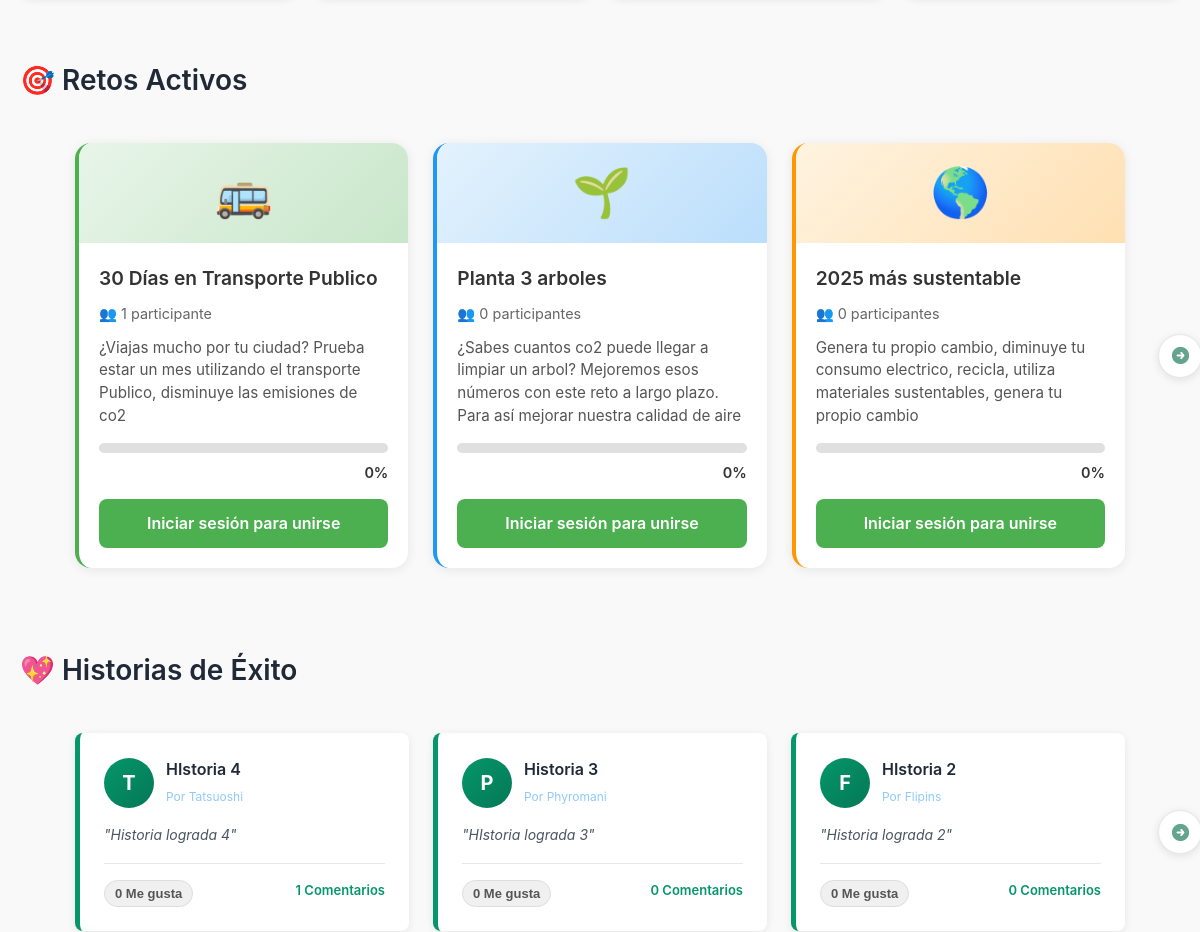
Page /community/ (middle part) on the earlier database version.
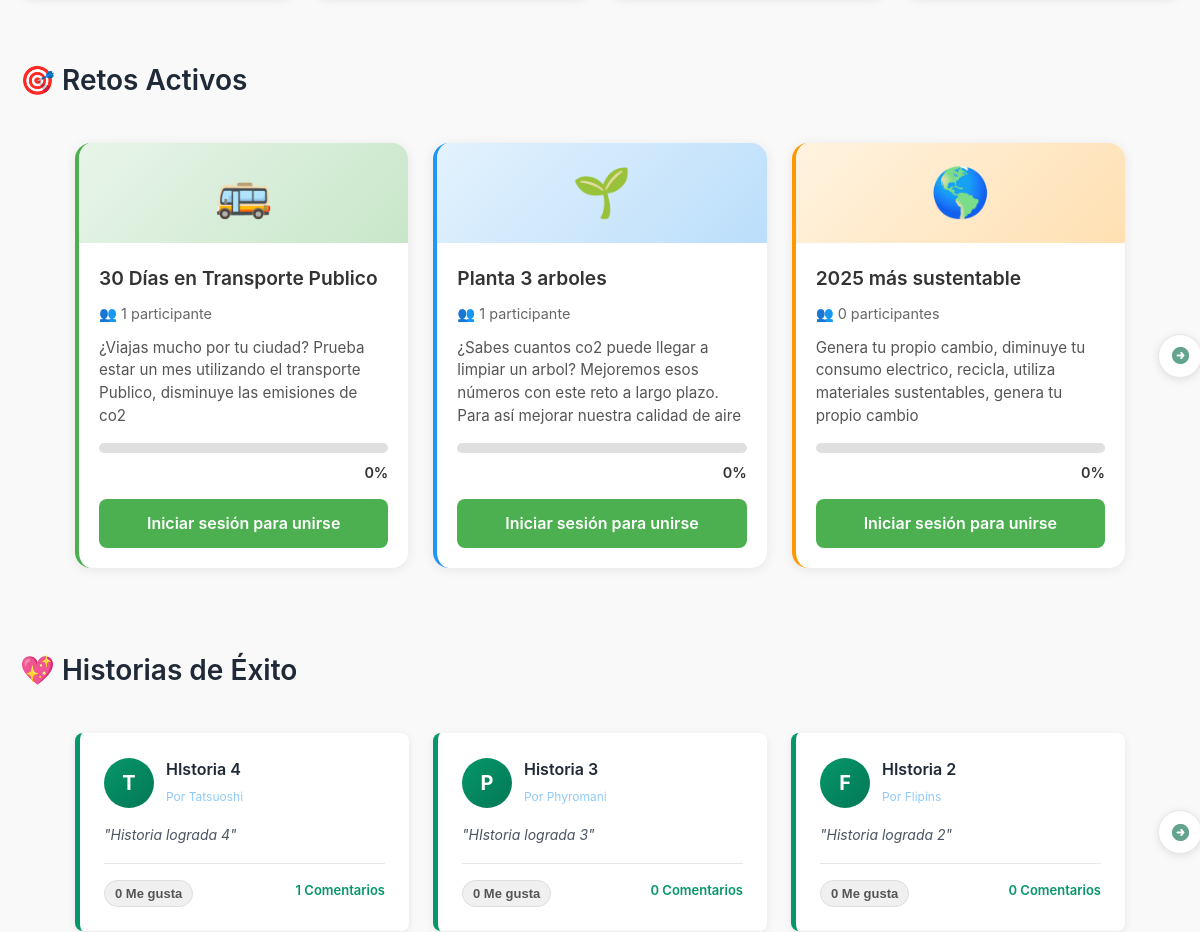
Same page on the later database version.
### Pulmora_Maps/models.py (models this page shows, shortened)
class Retos(models.Model):
    TIPO_CHOICES = [
        ('permanente', 'Permanente'),
        ('temporal', 'Temporal'),
    ]
    titulo = models.CharField(max_length=200)
    descripcion = models.TextField()
    tipo = models.CharField(max_length=200, choices=TIPO_CHOICES, default='permanente')
    fecha_inicio = models.DateField(null=True, blank=True)
    fecha_fin = models.DateField(null=True, blank=True)
    icono = models.CharField(max_length=50, default="🌱")
    activo = models.BooleanField(default=True)
    objetivo_sugerido = models.IntegerField(default=10)  # ← NUEVO CAMPO
    class Meta:
        verbose_name_plural = "Retos"

### Pulmora_Maps/views.py (the view, shortened to what this page needs)
# urls.py: path('community/', views.community, name="community"),
def community(request):
    success_stories = Post.objects.annotate(num_likes=Count('likes')).order_by('-created_at')
    popular_stories = Post.objects.annotate(num_likes=Count('likes')).order_by('-num_likes', '-created_at')
    challenges = ChallengeService.get_active()
    challenges_with_info = []
    for challenge in challenges:
        challenge_info = {
            'challenge': challenge,
            'participants_count': ChallengeService.count_participants(challenge.id),
            'user_progress': None,
            'is_joined': False
        }
        if request.user.is_authenticated:
            user_progress = ChallengeService.get_user_progress(request.user, challenge.id)
            if user_progress:
                challenge_info['user_progress'] = user_progress
                challenge_info['is_joined'] = True
        challenges_with_info.append(challenge_info)
    VISIBLE_STORIES_LIMIT = 3
    show_carousel = popular_stories.count() > VISIBLE_STORIES_LIMIT
    context = {
        'breadcrumb': [
            {'name': 'inicio', 'url': 'index'},
            {'name': 'comunidad', 'url': None}
        ],
        'success_stories': success_stories,
        'popular_stories': popular_stories,
        'show_carousel': show_carousel,
        'challenges_with_info': challenges_with_info
    }
    return render(request, 'pulmora/community.html', context)

### Pulmora_Maps/models.py (called while the page is built)
    @property
    def total_likes(self):
        return self.likes.count()

### Pulmora_Maps/retos.py (called while the page is built)
    @staticmethod
    def get_active(user=None, country=None):
        queryset = Retos.objects.filter(activo=True)
        if country:
            queryset = queryset.filter(pais__in=[country, None])
        return queryset.order_by('-fecha_inicio')

    @staticmethod
    def count_participants(challenge_id):
        return UsuarioReto.objects.filter(reto_id=challenge_id).count()

### Pulmora_Maps/templates/pulmora/community.html (shortened to what the changed rows need)
{% load static %}
<!DOCTYPE html>
<html lang="es">
<head>
    <link rel="stylesheet" href="{% static 'css/community.css' %}">
</head>
<body>
    {% include 'pulmora/partials/pulmorin.html' %}
    <div class="community-container">
        <section class="challenges-section">
            <h2 class="section-title">🎯 Retos Activos</h2>
            <div class="carousel-container">
                <div class="challenges-grid-js">
                    {% for item in challenges_with_info %}
                    <div class="challenge-card">
                        <div class="challenge-icon-wrapper {% if forloop.counter == 2 %}blue-gradient{% elif forloop.counter == 3 %}orange-gradient{% endif %}">
                            <span class="challenge-icon">{{ item.challenge.icono }}</span>
                        </div>
                        <div class="challenge-content">
                            <h3 class="challenge-title">{{ item.challenge.titulo }}</h3>
                            <p class="challenge-participants">👥 {{ item.participants_count }} participante{% if item.participants_count != 1 %}s{% endif %}</p>
                            <p class="challenge-description">{{ item.challenge.descripcion }}</p>
                            <div class="progress-container">
                                <div class="progress-bar">
                                </div>
                                <span class="progress-percentage">
                                    {% if item.user_progress %}
                                        {{ item.user_progress.progreso_actual }}/{{ item.user_progress.objetivo_total }}
                                    {% else %}
                                        0%
                                    {% endif %}
                                </span>
                            </div>
                            {% if user.is_authenticated %}
                                {% if item.is_joined %}
                                    {% if item.user_progress.completado %}
                                        <button class="btn-join btn-completed" disabled>
                                            ✓ Completado
                                        </button>
                                    {% else %}
                                        <button class="btn-join btn-progress" onclick="updateProgress({{ item.user_progress.id }})">
                                            📊 Actualizar Progreso
                                        </button>
                                    {% endif %}
                                {% else %}
                                    <form method="post" action="{% url 'join_challenge' item.challenge.id %}">
                                        {% csrf_token %}
                                        <input type="hidden" name="goal" value="{{ item.challenge.objetivo_sugerido }}">
                                        <button type="submit" class="btn-join">Unirse</button>
                                    </form>
                                {% endif %}
                            {% else %}
                                <a href="{% url 'login' %}" class="btn-join">Iniciar sesión para unirse</a>
                            {% endif %}
                        </div>
                    </div>
                    {% empty %}
                    <p class="empty-message">No hay retos disponibles en este momento.</p>
                    {% endfor %}
                </div>
            </div>
        </section>
        <section class="success-stories">
            <h2 class="section-title">💖 Historias de Éxito</h2>
        </section>
    </div>
</body>
</html>

Differences in the rows shown:
changed Retos "Planta 3 arboles": participants_count "0" → "1"; no longer shows "s"
